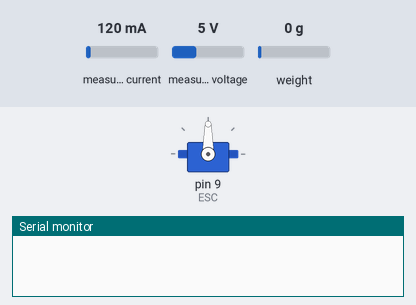
Recording of a sketch running on a simulated Arduino Uno, built with avr-gcc and run on an emulated ATmega328P. Parts: servo, the last lines printed to the serial monitor. The test bench sets the inputs (shaded band); at power-on: measured current 120 mA, measured voltage 5 V, weight on the scale 0 g.

Above: at 0.1 s.
At 6.9 s:
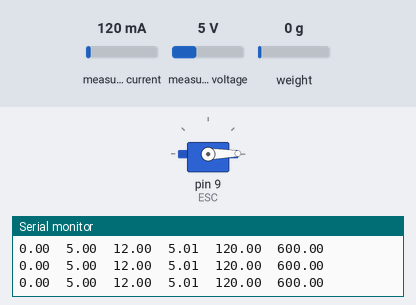
Timing chart, 0 to 40.0 s (numbered marks = the images above):
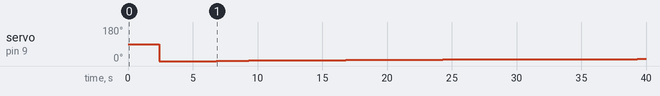

The sketch:

Arduino.ino
```cpp
#include <Wire.h>
#include <Adafruit_INA219.h>
#include <Servo.h>
#include <HX711_ADC.h>
#include <EEPROM.h>

Adafruit_INA219 ina219;
Servo ESC;  // Create servo object to control the ESC

const int HX711_dout = 2;    // HX711 dout pin
const int HX711_sck = 3;     // HX711 sck pin
int potValue;                // Value from the analog pin
const int calVal_eepromAdress = 0;
unsigned long t = 0;

HX711_ADC LoadCell(HX711_dout, HX711_sck);

void setup() {
    Serial.begin(115200);
    ESC.attach(9, 1000, 2000);   // (Pin 9, Min pulse width, Max pulse width in microseconds)

    uint32_t currentFrequency;

    LoadCell.begin();
    float calibrationValue;
    calibrationValue = 1132.54;  // Calibration value from calibration.ino

    unsigned long stabilizingtime = 2000;
    boolean _tare = true;
    LoadCell.start(stabilizingtime, _tare);
    if (LoadCell.getTareTimeoutFlag()) {
        Serial.println("Timeout, check HX711 wiring and pin designations");
        while (1);
    } else {
        LoadCell.setCalFactor(calibrationValue);
        Serial.println("Startup is complete");
    }

    if (!ina219.begin()) {
        Serial.println("Failed to find INA219 chip");
        while (1) {
            delay(10);
        }
    }

    ESC.write(potValue);
    delay(4000);
    Serial.println("Now Measuring Data");
}

void loop() {
    float shuntvoltage = 0;
    float busvoltage = 0;
    float current_mA = 0;
    float loadvoltage = 0;
    float power_mW = 0;
    static boolean newDataReady = 0;

    ESC.write(potValue);  // Send the signal to the ESC
    if (potValue < 20) {
        potValue++;
    }

    for (int i = 0; i < potValue * 5; i++) {
        while (!newDataReady) {
            if (LoadCell.update()) newDataReady = true;
        }
        float loadcell = LoadCell.getData();
        Serial.print(loadcell); Serial.print("\t");  // Thrust (g)
        newDataReady = 0;

        shuntvoltage = ina219.getShuntVoltage_mV();
        busvoltage = ina219.getBusVoltage_V();
        current_mA = ina219.getCurrent_mA();
        power_mW = ina219.getPower_mW();
        loadvoltage = busvoltage + (shuntvoltage / 1000);

        // Bus Voltage (V), Shunt Voltage (mV), Load Voltage (V), Current (mA), Power (mW)
        Serial.print(busvoltage); Serial.print("\t");
        Serial.print(shuntvoltage); Serial.print("\t");
        Serial.print(loadvoltage); Serial.print("\t");
        Serial.print(current_mA); Serial.print("\t");
        Serial.print(power_mW); Serial.println("\t");
    }
}
```

Measured:
- by itself, servo on pin 9 (ESC): 90° → 0° at 2.4 s, → 1° 4.4 s later, → 2° 1.0 s later, → 3° 1.5 s later, … (12 changes in this stretch)
